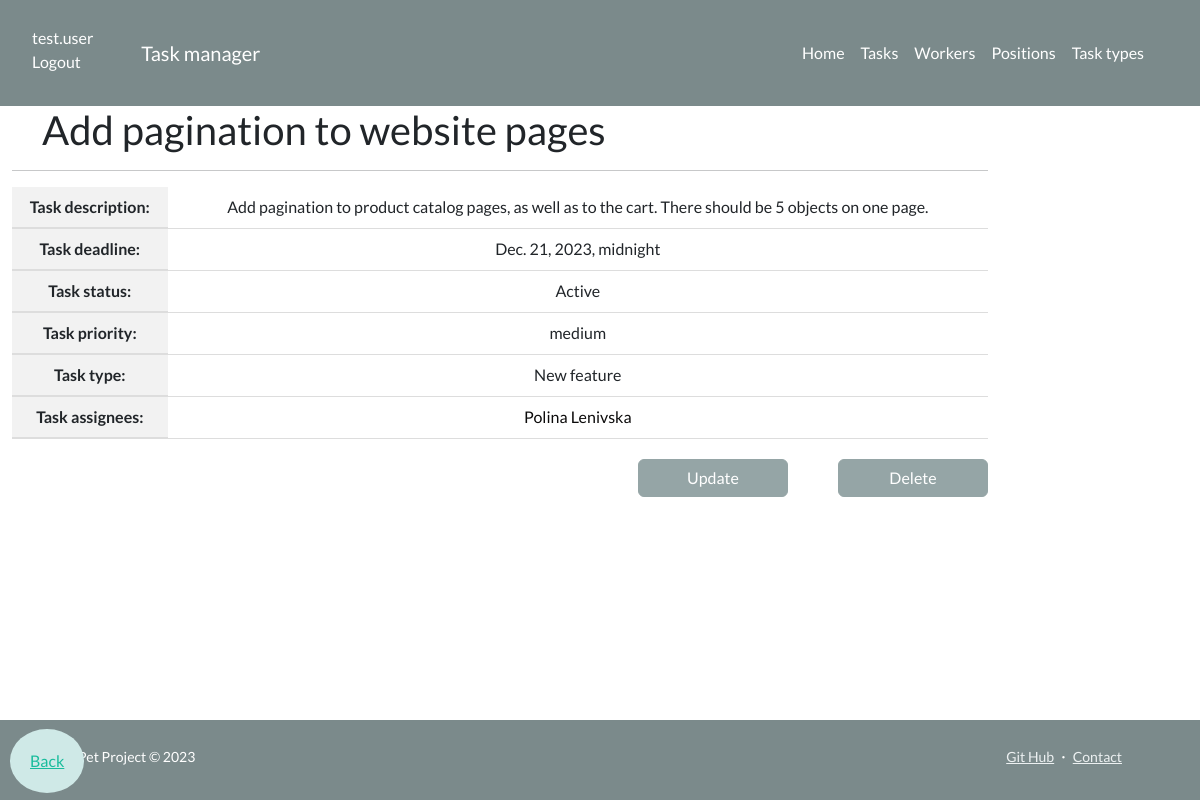
Page /tasks/1/ (signed in) on the committed database.
### manager/models.py (models this page shows, shortened)
class Worker(AbstractUser):
    position = models.ForeignKey(
        Position, on_delete=models.CASCADE, null=True, related_name="workers"
    )
    username = models.CharField(max_length=100, unique=True)
    email = models.EmailField()
    password = models.CharField(max_length=100)
    first_name = models.CharField(max_length=100)
    last_name = models.CharField(max_length=100)

class Task(models.Model):
    PRIORITY_CHOICES = (
        ("low", "Low"),
        ("medium", "Medium"),
        ("high", "High"),
    )
    name = models.CharField(max_length=100)
    description = models.TextField()
    deadline = models.DateTimeField()
    is_completed = models.BooleanField(default=False)
    priority = models.CharField(max_length=10, choices=PRIORITY_CHOICES)
    task_type = models.ForeignKey(
        TaskType, on_delete=models.CASCADE, related_name="tasks"
    )
    assignees = models.ManyToManyField(settings.AUTH_USER_MODEL, related_name="tasks")

class TaskType(models.Model):
    name = models.CharField(max_length=100)
    def __str__(self):
        return self.name

### manager/views.py (the view)
# urls.py: path("tasks/<int:pk>/", TaskDetailView.as_view(), name="task-detail"),
class TaskDetailView(LoginRequiredMixin, generic.DetailView):
    model = Task

### templates/manager/task_detail.html
{% extends "base.html" %}
{% block content %}
  <h2>{{ task.name }}</h2>
  <hr>
  <table>
    <tr>
      <th>Task description:</th>
      <td>{{ task.description }}</td>
    </tr>
    <tr>
      <th>Task deadline:</th>
      <td>{{ task.deadline }}</td>
    </tr>
    <tr>
      <th>Task status:</th>
      <td>
        {% if task.is_completed %}
          Completed
        {% else %}
          Active
        {% endif %}
      </td>
    </tr>
    <tr>
      <th>Task priority:</th>
      <td>{{ task.priority }}</td>
    </tr>
    <tr>
      <th>Task type:</th>
      <td>{{ task.task_type }}</td>
    </tr>
    <tr>
      <th>Task assignees:</th>
      <td>
        {% for worker in task.assignees.all %}
          <a href="{% url 'manager:worker-detail' worker.id %}">
            {{ worker.first_name }} {{ worker.last_name }}{% if not forloop.last %}, {% endif %}
          </a>
        {% endfor %}
      </td>
    </tr>
  </table>
  <input type="button" class="btn btn-secondary task-detail-but" value="Delete" onclick="window.location.href='{% url 'manager:task-delete' task.id %}'">
  <input type="button" class="btn btn-secondary task-detail-but" value="Update" onclick="window.location.href='{% url 'manager:task-update' task.id %}'">
{% endblock %}

### templates/includes/navigation.html (shortened to what this page needs)
<nav class="navbar navbar-expand-lg navbar-dark bg-dark">
  <ul class="user-ul">
    {% if user.is_authenticated %}
      <li class="list-group-item list-group-item-action active" aria-current="true"><a class="user-display" href="{{ user.get_absolute_url }}">{{ user.get_username }}</a></li>
      <li class="list-group-item list-group-item-action active" aria-current="true"><a class="user-display" href="{% url 'logout'%}?next={{request.path}}">Logout</a></li>
    {% else %}
      <li class="list-group-item list-group-item-action active" aria-current="true"><a class="user-display" href="{% url 'login'%}?next={{request.path}}">Login</a></li>
    {% endif %}
  </ul>
    <div class="container px-5">
      <a class="navbar-brand nav-content" href="{% url 'manager:index' %}">Task manager</a>
      <div class="collapse navbar-collapse" id="navbarSupportedContent">
        <ul class="navbar-nav ms-auto mb-2 mb-lg-0">
          <li class="nav-item"><a class="nav-link" href="{% url 'manager:index' %}">Home</a></li>
          <li class="nav-item"><a class="nav-link" href="{% url 'manager:task-list' %}">Tasks</a></li>
          <li class="nav-item"><a class="nav-link" href="{% url 'manager:worker-list' %}">Workers</a></li>
          <li class="nav-item"><a class="nav-link" href="{% url 'manager:position-list' %}">Positions</a></li>
          <li class="nav-item"><a class="nav-link" href="{% url 'manager:task-type-list' %}">Task types</a></li>
        </ul>
      </div>
    </div>
</nav>

### static/css/styles.css (style rules this page uses)
.user-display { text-decoration: none; color: white; }
.user-ul li { margin-top: 10px; }
table { position: relative; overflow: auto; width: 100%; border-collapse: collapse; margin-bottom: 20px; }
th { background-color: #f2f2f2; text-align: center; padding: 8px; border-bottom: 2px solid #ddd; }
td { padding: 8px; border-bottom: 1px solid #ddd; text-align: center; }
td a { text-decoration: none; color: #0c0b0b; }
li { text-align: left; }
.btn-secondary { display: flex; margin-left:170px; }
.task-detail-but { width: 150px; margin-left: 50px; float: right; }
h2 { margin-left: 30px; }

### rows in the picture
Worker: get_username "test.user"
Task: name "Add pagination to website pages", description "Add pagination to product catalog pages, as well as to the cart. There should be 5 objects on one page.", deadline "Dec. 21, 2023, midnight", priority "medium", task_type "New feature", id "Delete", id "Update"
Worker: first_name "Polina", last_name "Lenivska"
